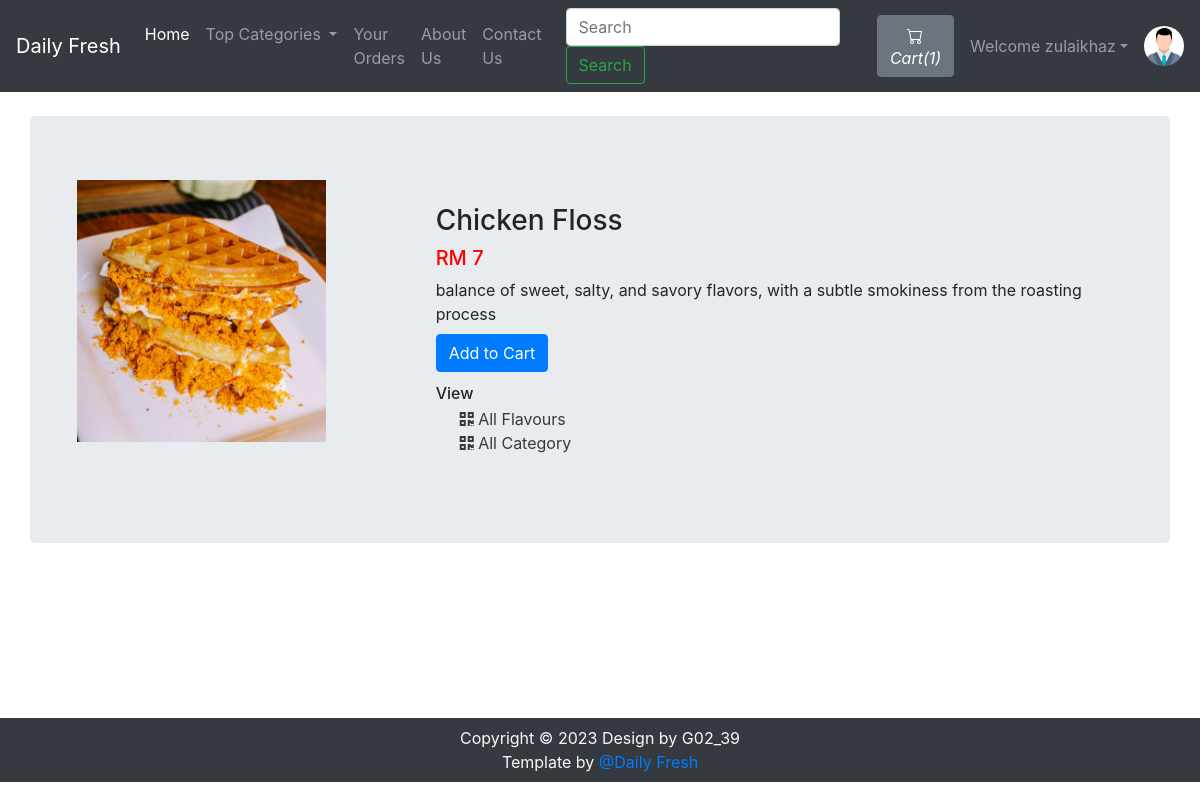
Page /viewPizza.php?pizzaid=7 (signed in) on the earlier database version.
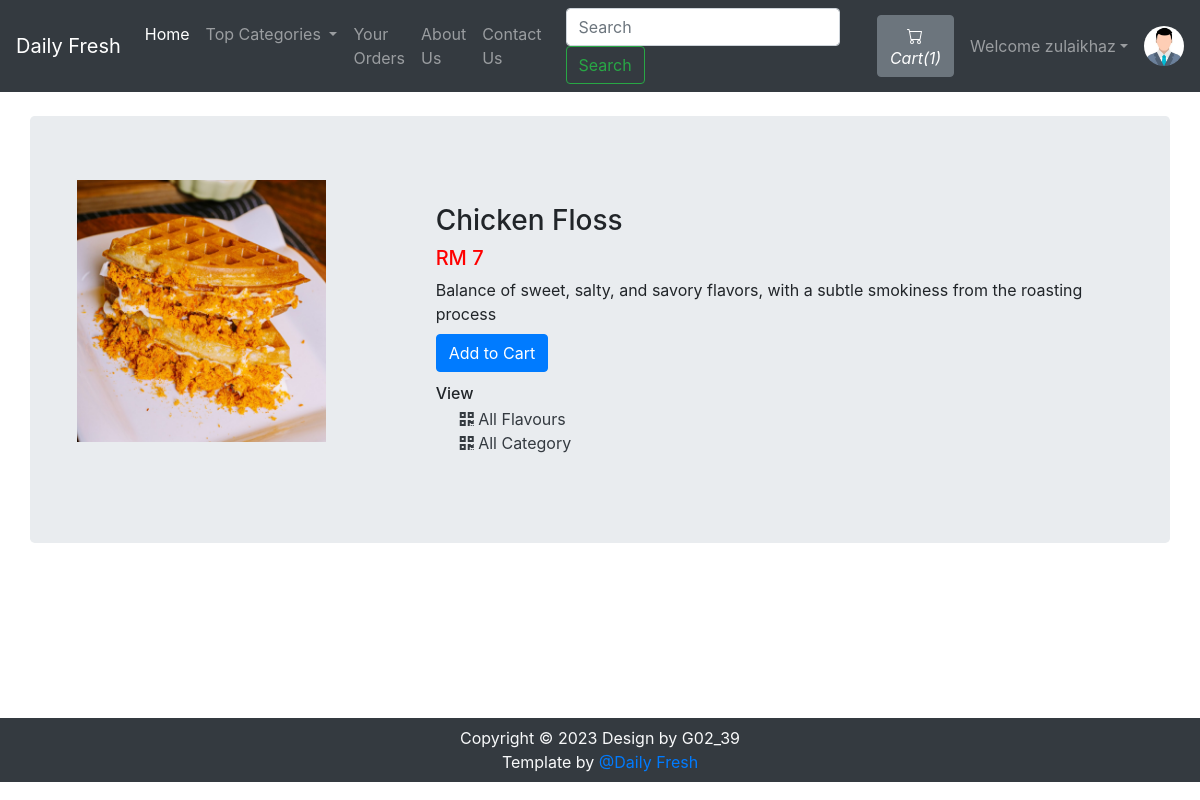
Same page on the later database version.
### tables this page shows
CREATE TABLE `pizza` (
  `pizzaId` int(12) NOT NULL,
  `pizzaName` varchar(255) NOT NULL,
  `pizzaPrice` int(12) NOT NULL,
  `pizzaDesc` text NOT NULL,
  `pizzaCategorieId` int(12) NOT NULL,
  `pizzaPubDate` datetime NOT NULL DEFAULT current_timestamp()
);

### viewPizza.php (the view, shortened to what this page needs)
<!doctype html>
<html lang="en">
<head>
    <link rel="stylesheet" href="https://stackpath.bootstrapcdn.com/bootstrap/4.4.1/css/bootstrap.min.css">
    <link rel="stylesheet" href="https://use.fontawesome.com/releases/v5.8.2/css/all.css">
</head>
<body>
    <?php include 'partials/_dbconnect.php';?>
    <?php require 'partials/_nav.php' ?>
    <div class="container my-4" id="cont">
        <div class="row jumbotron">
        <?php
            $pizzaId = $_GET['pizzaid'];
            $sql = "SELECT * FROM `pizza` WHERE pizzaId = $pizzaId";
            $result = mysqli_query($conn, $sql);
            $row = mysqli_fetch_assoc($result);
            $pizzaName = $row['pizzaName'];
            $pizzaPrice = $row['pizzaPrice'];
            $pizzaDesc = $row['pizzaDesc'];
            $pizzaCategorieId = $row['pizzaCategorieId'];
        ?>
        <?php
        echo  '<div class="col-md-4">
                <img src="img/food-'.$pizzaId. '.jpg" width="249px" height="262px">
            </div>
            <div class="col-md-8 my-4">
                <h3>' . $pizzaName . '</h3>
                <h5 style="color: #ff0000">RM '.$pizzaPrice. '</h5>
                <p class="mb-0">' .$pizzaDesc .'</p>';
                if($loggedin){
                    $quaSql = "SELECT `itemQuantity` FROM `viewcart` WHERE pizzaId = '$pizzaId' AND `userId`='$userId'";
                    $quaresult = mysqli_query($conn, $quaSql);
                    $quaExistRows = mysqli_num_rows($quaresult);
                    if($quaExistRows == 0) {
                        echo '<form action="partials/_manageCart.php" method="POST">
                              <input type="hidden" name="itemId" value="'.$pizzaId. '">
                              <button type="submit" name="addToCart" class="btn btn-primary my-2">Add to Cart</button>';
                    }else {
                        echo '<a href="viewCart.php"><button class="btn btn-primary my-2">Go to Cart</button></a>';
                    }
                }
                else{
                    echo '<button class="btn btn-primary my-2" data-toggle="modal" data-target="#loginModal">Add to Cart</button>';
                }
                echo '</form>
                <h6 class="my-1"> View </h6>
                <div class="mx-4">
                    <a href="viewPizzaList.php?catid=' . $pizzaCategorieId . '" class="active text-dark">
                    <i class="fas fa-qrcode"></i>
                        <span>All Flavours</span>
                    </a>
                </div>
                <div class="mx-4">
                    <a href="index.php" class="active text-dark">
                    <i class="fas fa-qrcode"></i>
                        <span>All Category</span>
                    </a>
                </div>
            </div>'
        ?>
        </div>
    </div>
    <?php require 'partials/_footer.php' ?>
</body>
</html>

Differences in the rows shown:
changed pizza "Chicken Floss": pizzaDesc "balance of sweet, salty, and savory flavors, with a subtle smokiness from the roasting process" → "Balance of sweet, salty, and savory flavors, with a subtle smokiness from the roasting process"
